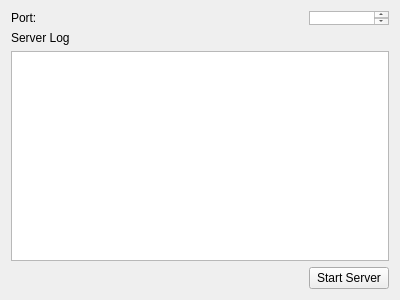
<?xml version="1.0" encoding="UTF-8"?>
<ui version="4.0">
 <class>ServerWindow</class>
 <widget class="QWidget" name="ServerWindow">
  <property name="geometry">
   <rect>
    <x>0</x>
    <y>0</y>
    <width>400</width>
    <height>300</height>
   </rect>
  </property>
  <property name="windowTitle">
   <string>Qt Simple Chat Server</string>
  </property>
  <layout class="QGridLayout" name="gridLayout">
   <item row="3" column="0">
    <spacer name="horizontalSpacer">
     <property name="orientation">
      <enum>Qt::Horizontal</enum>
     </property>
     <property name="sizeHint" stdset="0">
      <size>
       <width>298</width>
       <height>20</height>
      </size>
     </property>
    </spacer>
   </item>
   <item row="3" column="1">
    <widget class="QPushButton" name="startStopButton">
     <property name="text">
      <string>Start Server</string>
     </property>
    </widget>
   </item>
   <item row="1" column="0" colspan="2">
    <widget class="QLabel" name="label">
     <property name="text">
      <string>Server Log</string>
     </property>
    </widget>
   </item>
   <item row="2" column="0" colspan="2">
    <widget class="QPlainTextEdit" name="logEditor">
     <property name="readOnly">
      <bool>true</bool>
     </property>
    </widget>
   </item>
   <item row="0" column="0">
    <widget class="QLabel" name="label_2">
     <property name="text">
      <string>Port:</string>
     </property>
    </widget>
   </item>
   <item row="0" column="1">
    <widget class="QTextEdit" name="port_number">
     <property name="sizePolicy">
      <sizepolicy hsizetype="Ignored" vsizetype="Ignored">
       <horstretch>0</horstretch>
       <verstretch>0</verstretch>
      </sizepolicy>
     </property>
    </widget>
   </item>
  </layout>
 </widget>
 <resources/>
 <connections/>
</ui>
